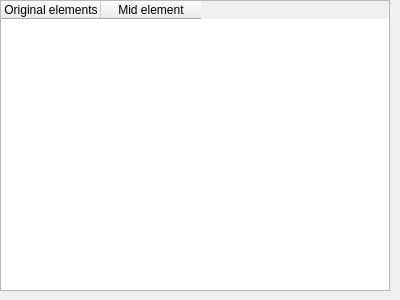
<?xml version="1.0" encoding="UTF-8"?>
<ui version="4.0">
 <class>MidVector</class>
 <widget class="QDialog" name="MidVector">
  <property name="geometry">
   <rect>
    <x>0</x>
    <y>0</y>
    <width>400</width>
    <height>300</height>
   </rect>
  </property>
  <property name="windowTitle">
   <string>Dialog</string>
  </property>
  <widget class="QTableWidget" name="tableWidget">
   <property name="geometry">
    <rect>
     <x>0</x>
     <y>0</y>
     <width>390</width>
     <height>291</height>
    </rect>
   </property>
   <column>
    <property name="text">
     <string>Original elements</string>
    </property>
   </column>
   <column>
    <property name="text">
     <string>Mid element</string>
    </property>
   </column>
  </widget>
 </widget>
 <resources/>
 <connections/>
</ui>
